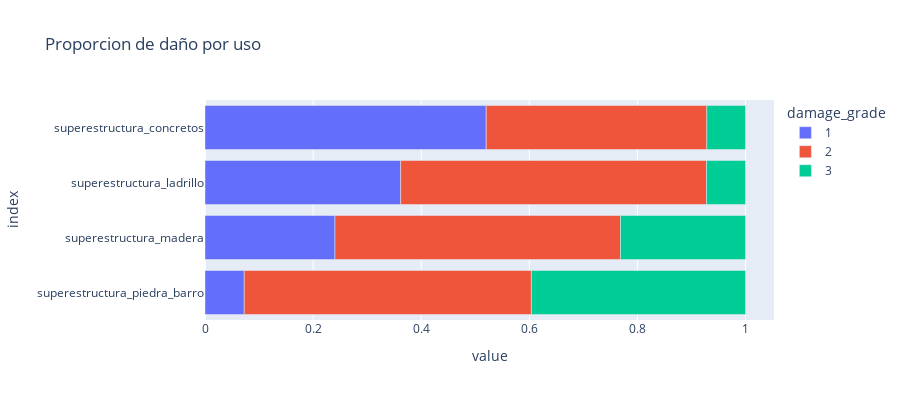

Notebook source saved alongside this figure:
### Code cell
fig = px.bar(unPisoPorcentajes, x=unPisoPorcentajes.columns, y=unPisoPorcentajes.index,
             orientation='h',
             height=400,
             title='Proporcion de daño por uso')
fig.show()

### Figure 1 — Plotly figure (JSON) as saved in the notebook; plotly's stock layout.template omitted (floating-point values rounded to 4 significant figures)
{"data": [{"alignmentgroup": "True", "hovertemplate": "damage_grade=1<br>value=%{x}<br>index=%{y}<extra></extra>", "legendgroup": "1", "marker": {"color": "#636efa"}, "name": "1", "offsetgroup": "1", "orientation": "h", "showlegend": true, "textposition": "auto", "type": "bar", "x": [0.07266, 0.2404, 0.362, 0.5203], "xaxis": "x", "y": ["superestructura_piedra_barro", "superestructura_madera", "superestructura_ladrillo", "superestructura_concretos"], "yaxis": "y"}, {"alignmentgroup": "True", "hovertemplate": "damage_grade=2<br>value=%{x}<br>index=%{y}<extra></extra>", "legendgroup": "2", "marker": {"color": "#EF553B"}, "name": "2", "offsetgroup": "2", "orientation": "h", "showlegend": true, "textposition": "auto", "type": "bar", "x": [0.5312, 0.5283, 0.5658, 0.4081], "xaxis": "x", "y": ["superestructura_piedra_barro", "superestructura_madera", "superestructura_ladrillo", "superestructura_concretos"], "yaxis": "y"}, {"alignmentgroup": "True", "hovertemplate": "damage_grade=3<br>value=%{x}<br>index=%{y}<extra></extra>", "legendgroup": "3", "marker": {"color": "#00cc96"}, "name": "3", "offsetgroup": "3", "orientation": "h", "showlegend": true, "textposition": "auto", "type": "bar", "x": [0.3962, 0.2313, 0.07216, 0.07162], "xaxis": "x", "y": ["superestructura_piedra_barro", "superestructura_madera", "superestructura_ladrillo", "superestructura_concretos"], "yaxis": "y"}], "layout": {"barmode": "relative", "height": 400, "legend": {"title": {"text": "damage_grade"}, "tracegroupgap": 0}, "title": {"text": "Proporcion de daño por uso"}, "xaxis": {"anchor": "y", "domain": [0, 1], "title": {"text": "value"}}, "yaxis": {"anchor": "x", "domain": [0, 1], "title": {"text": "index"}}}}
